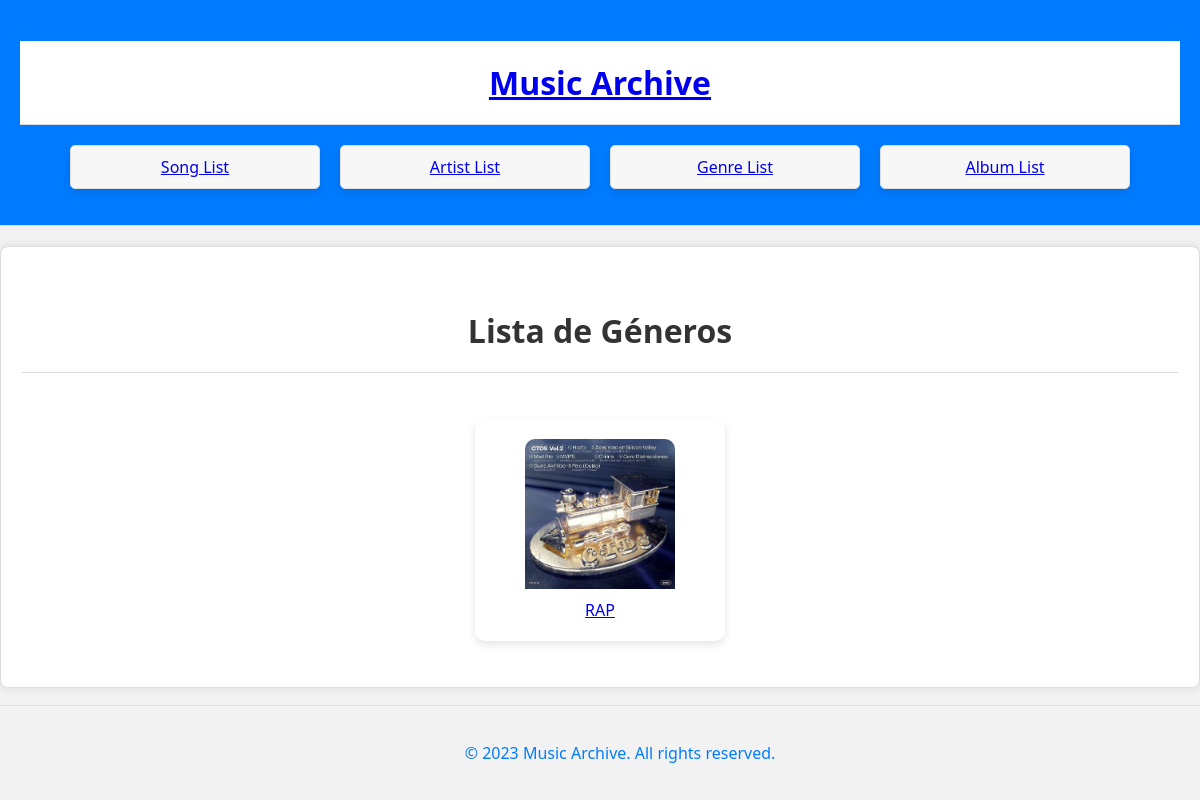
The page /genres/ on the database its author committed.
### MusicArchive/models.py (models this page shows, shortened)
class Genre(models.Model):
    name = models.CharField(max_length=100)
    description = models.TextField()
    image = models.ImageField(upload_to='artist_images/', null=True, blank=True)

### MusicArchive/views.py (the view)
# urls.py: path('genres/', views.genre_list, name='genre_list'),
def genre_list(request):
    genres = Genre.objects.all()
    return render(request, 'genre_list.html', {'genres': genres})

### MusicArchive/templates/genre_list.html (shortened to what this page needs)
{% load static %}
<!DOCTYPE html>
<html lang="en">
<head>
    <link rel="stylesheet" href="{% static 'css/song_list.css' %}">
    <link rel="stylesheet" href="{% static 'css/main.css' %}">
    <link rel="stylesheet" href="{% static 'css/genre_list.css' %}">
</head>
<body>
    <header>
        <h1><a href="{% url 'index' %}">Music Archive</a></h1>
        <nav>
            <ul>
                <li><a href="{% url 'song_list' %}">Song List</a></li>
                <li><a href="{% url 'artist_list' %}">Artist List</a></li>
                <li><a href="{% url 'genre_list' %}">Genre List</a></li>
                <li><a href="{% url 'album_list' %}">Album List</a></li>
            </ul>
        </nav>
    </header>
    <main>
        <h1>Lista de Géneros</h1>
        <div class="scrollable-container">
            <ul class="genre-list">
                {% for genre in genres %}
                    <li>
                        <div class="genre-container">
                            {% if genre.image %}
                                <img src="{{ genre.image.url }}" alt="{{ genre.name }} Image" class="genre-image">
                            {% endif %}
                            <a href="{% url 'genre_detail' genre.id %}">{{ genre.name }}</a>
                        </div>
                    </li>
                {% endfor %}
            </ul>
        </div>
    </main>
    <footer>
        <p>&copy; 2023 Music Archive. All rights reserved.</p>
    </footer>
</body>
</html>

### MusicArchive/static/css/song_list.css (style rules this page uses)
body { font-family: 'Arial', sans-serif; margin: 0; padding: 0; background-color: #f8f8f8; }
h1 { text-align: center; color: #333; padding: 20px 0; background-color: #fff; margin-bottom: 20px; border-bottom: 1px solid #ddd; }
li { background-color: #fff; border-radius: 10px; box-shadow: 0 0 10px rgba(0, 0, 0, 0.1); margin: 10px; padding: 15px; transition: transform 0.3s ease-in-out; text-align: center; width: 250px; box-sizing: border-box; }
.genre-container { display: flex; flex-direction: column; align-items: center; }
.genre-image { width: 150px; height: auto; object-fit: cover; border-radius: 10px 10px 0 0; margin-bottom: 10px; }
.scrollable-container { max-height: calc(100vh - 180px); overflow-y: auto; }

### MusicArchive/static/css/main.css (style rules this page uses)
body { font-family: 'Arial', sans-serif; margin: 0; padding: 0; background-color: #f7f7f7; color: #333; }
header { background-color: #007bff; color: #fff; padding: 20px; text-align: center; border-bottom: 1px solid #ddd; }
nav ul { list-style: none; padding: 0; display: flex; justify-content: center; }
main { margin-top: 20px; padding: 20px; border: 1px solid #ddd; border-radius: 10px; overflow-y: auto; max-height: calc(100vh - 180px); }
nav li { margin: 0 10px; padding: 10px 20px; background-color: #f7f7f7; border: 1px solid #ddd; text-decoration: none; cursor: pointer; border-radius: 5px; transition: background-color 0.3s ease; }
footer { text-align: center; padding: 20px; background-color: #f2f2f2; color: #007bff; border-top: 1px solid #ddd; position: fixed; bottom: 0; width: 100%; }

### MusicArchive/static/css/genre_list.css (style rules this page uses)
body { font-family: 'Segoe UI', Tahoma, Geneva, Verdana, sans-serif; margin: 0; padding: 0; background-color: #f2f2f2; }
header { background-color: #007bff; color: #fff; padding: 20px; text-align: center; border-bottom: 1px solid #ddd; }
nav ul { list-style: none; padding: 0; display: flex; justify-content: center; }
nav li { margin: 0 10px; padding: 10px 20px; background-color: #f7f7f7; border: 1px solid #ddd; text-decoration: none; cursor: pointer; }
main { margin-top: 20px; padding: 20px; background-color: #fff; border-radius: 8px; box-shadow: 0 0 10px rgba(0, 0, 0, 0.1); }
h1 { text-align: center; color: #333; padding: 20px 0; background-color: #fff; margin-bottom: 20px; border-bottom: 1px solid #ddd; }
.genre-list { list-style: none; padding: 0; display: flex; flex-wrap: wrap; justify-content: space-around; }
li { background-color: #fff; margin: 10px; padding: 20px; border-radius: 10px; box-shadow: 0 4px 8px rgba(0, 0, 0, 0.1); transition: transform 0.3s ease-in-out; text-align: center; width: 250px; box-sizing: border-box; }
.genre-container { display: flex; flex-direction: column; align-items: center; }
.genre-image { width: 150px; height: auto; object-fit: cover; border-radius: 10px 10px 0 0; margin-bottom: 10px; }
footer { text-align: center; padding: 20px; background-color: #f2f2f2; color: #007bff; border-top: 1px solid #ddd; }

### rows shown on the page
Genre: image (picture), name "RAP"
